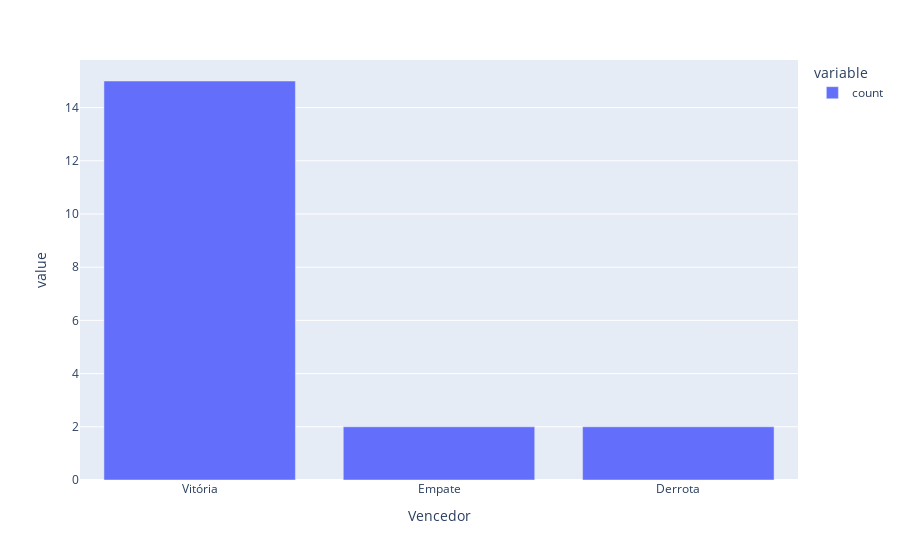

Source (notebook cell):
### Code cell
px.bar(resultados)

### Figure 1 — Plotly figure (JSON) as saved in the notebook; plotly's stock layout.template omitted (floating-point values rounded to 4 significant figures)
{"data": [{"alignmentgroup": "True", "hovertemplate": "variable=count<br>Vencedor=%{x}<br>value=%{y}<extra></extra>", "legendgroup": "count", "marker": {"color": "#636efa", "pattern": {"shape": ""}}, "name": "count", "offsetgroup": "count", "orientation": "v", "showlegend": true, "textposition": "auto", "type": "bar", "x": ["Vitória", "Empate", "Derrota"], "xaxis": "x", "y": [15, 2, 2], "yaxis": "y"}], "layout": {"barmode": "relative", "legend": {"title": {"text": "variable"}, "tracegroupgap": 0}, "margin": {"t": 60}, "xaxis": {"anchor": "y", "domain": [0, 1], "title": {"text": "Vencedor"}}, "yaxis": {"anchor": "x", "domain": [0, 1], "title": {"text": "value"}}}}
